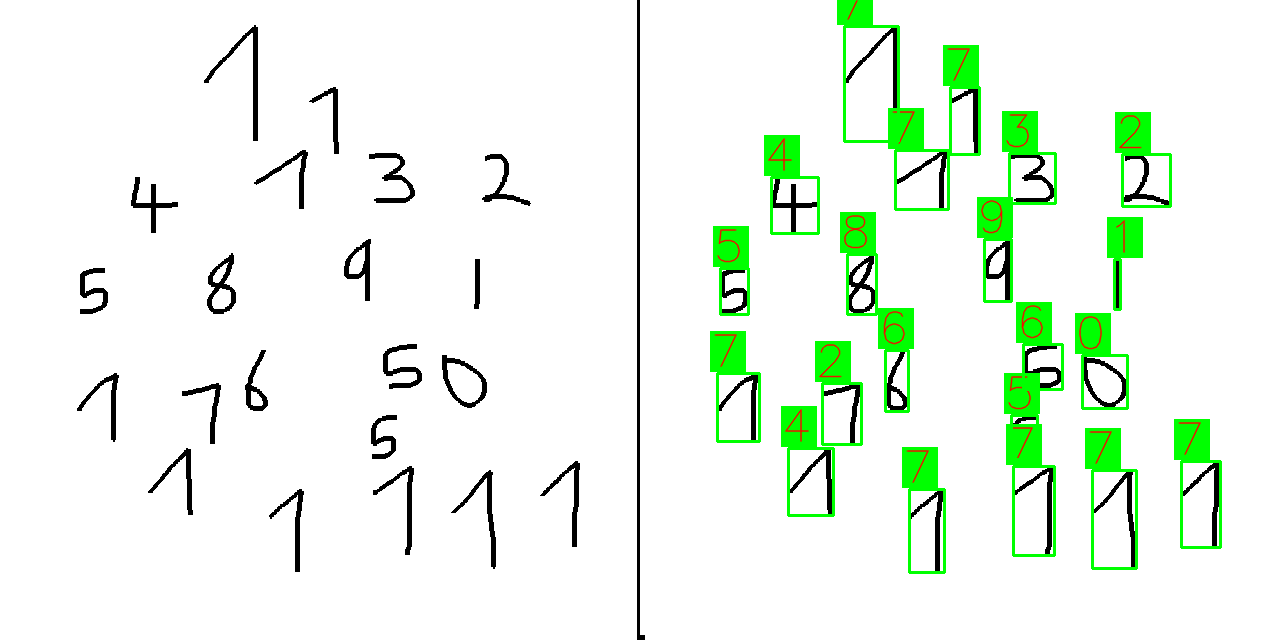
#> input picture handwritten_digits_recognition/images/both.png, 1280 x 640 px, given in place of the camera
$ python cam.py
#> lines starting #> are read from the running program, lines starting #| are printed output that depends on the picture; after the words box and inside, x2 and y2 are one past the last pixel; in counts of white or black regions, pixels touching at a corner belong together
import cv2
import math
import numpy as np

width = 1280
height = 720
fps = 30

cap = cv2.VideoCapture(0)
cap.set(cv2.CAP_PROP_FRAME_WIDTH, width)
cap.set(cv2.CAP_PROP_FRAME_HEIGHT, height)
cap.set(cv2.CAP_PROP_FPS, fps)

# refining each digit
def image_refiner(gray):
    org_size = 22
    img_size = 28
    rows,cols = gray.shape

    if rows > cols:
        factor = org_size/rows
        rows = org_size
        cols = int(round(cols*factor))
    else:
        factor = org_size/cols
        cols = org_size
        rows = int(round(rows*factor))
    gray = cv2.resize(gray, (cols, rows))

    #get padding
    colsPadding = (int(math.ceil((img_size-cols)/2.0)),int(math.floor((img_size-cols)/2.0)))
    rowsPadding = (int(math.ceil((img_size-rows)/2.0)),int(math.floor((img_size-rows)/2.0)))

    #apply apdding
    gray = np.lib.pad(gray,(rowsPadding,colsPadding),'constant')
    return gray

while True:
    ret, frame = cap.read()
#> frame is the input picture: shape (640, 1280, 3); mean B, G, R 234.3, 247, 234.9
    if not ret:
        break

    x1, y1 = int(width/2)-100, int(height/2)-100
    x2, y2 = int(width/2)+200, int(height/2)+200
    f2 = frame.copy()

    roi = f2[y1:y2, x1:x2]
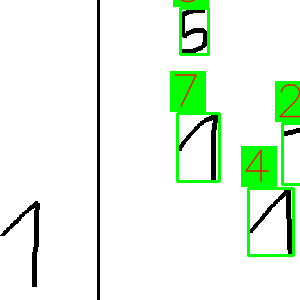
#> roi: shape (300, 300, 3); mean B, G, R 228.6, 245.5, 229.4

    gray = cv2.cvtColor(roi, cv2.COLOR_BGR2GRAY)
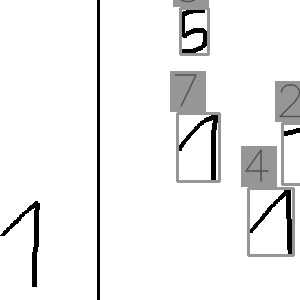
#> gray: shape (300, 300); min 0, max 255, mean 238.8
    blurred = cv2.GaussianBlur(gray, (5, 5), 0)
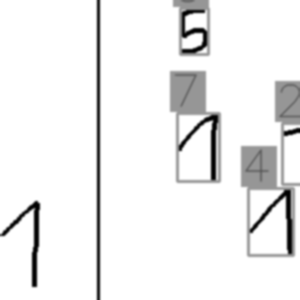
#> blurred: shape (300, 300); min 0, max 255, mean 238.8
    # [14 lines of commented-out code are left out]

    cv2.rectangle(frame, (x1, y1), (x2, y2), (0, 255, 0), 1)
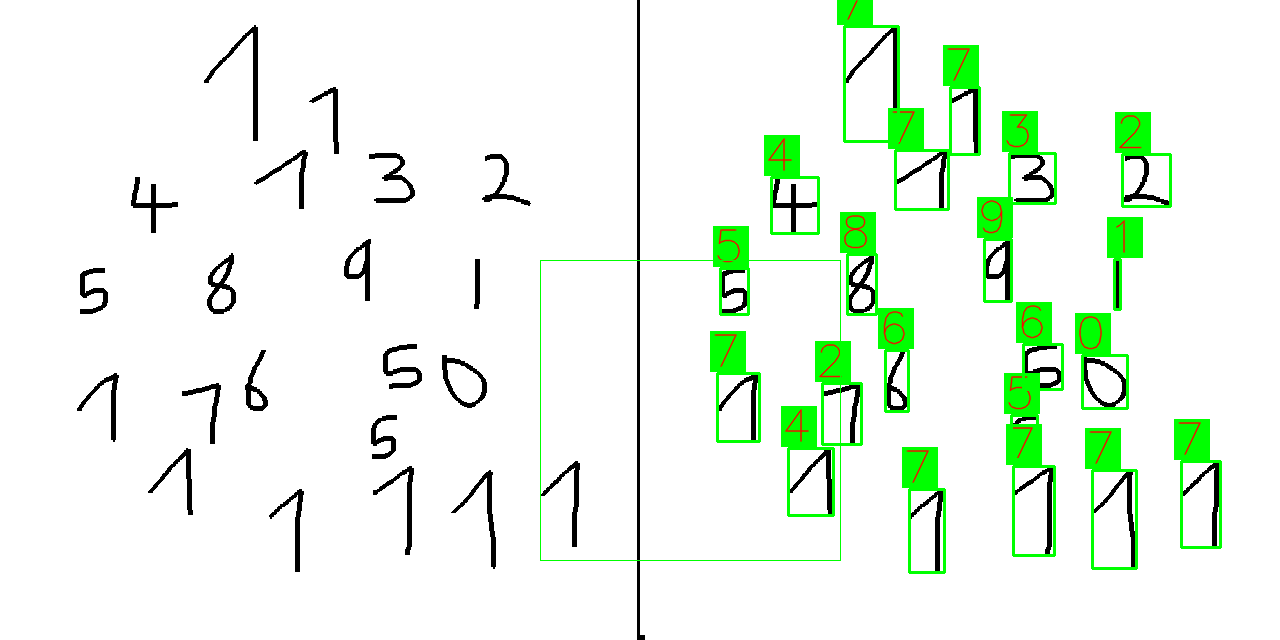
#> frame: shape (640, 1280, 3); 0.14% of pixels changed, all inside (x1, y1, x2, y2) = (540, 260, 841, 561)
    cv2.imshow('Digit Recognition', frame)
    roi2 = cv2.bitwise_not(blurred)
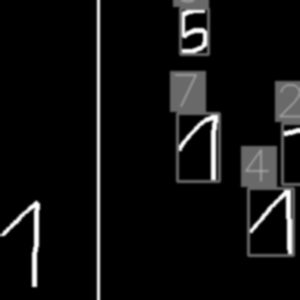
#> roi2: shape (300, 300); min 0, max 255, mean 16.2
    ri = image_refiner(roi2)
#> in image_refiner, `gray = np.lib.pad(gray,(rowsPadding,colsPadding),'constant')`:
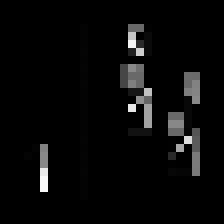
#> gray: shape (28, 28) (shown 8 times larger); min 0, max 248, mean 8.9
    ret, thresh =cv2.threshold(ri,100,255,cv2.THRESH_BINARY)
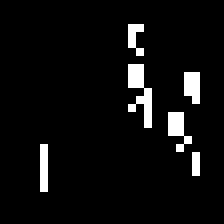
#> thresh: shape (28, 28) (shown 8 times larger); 5.4% white in thin lines or dots, all inside (x1, y1, x2, y2) = (5, 3, 25, 24)
    cv2.imshow('ROI Window', thresh)
    cv2.imshow('ROI Window1', ri)
    cv2.imshow('ROI Window2', roi2)

    if cv2.waitKey(1) & 0xff == ord('q'):
#> (key q is pressed here)
        break

cap.release()
cv2.destroyAllWindows()

$ run again, on handwritten_digits_recognition/images/drawing.png
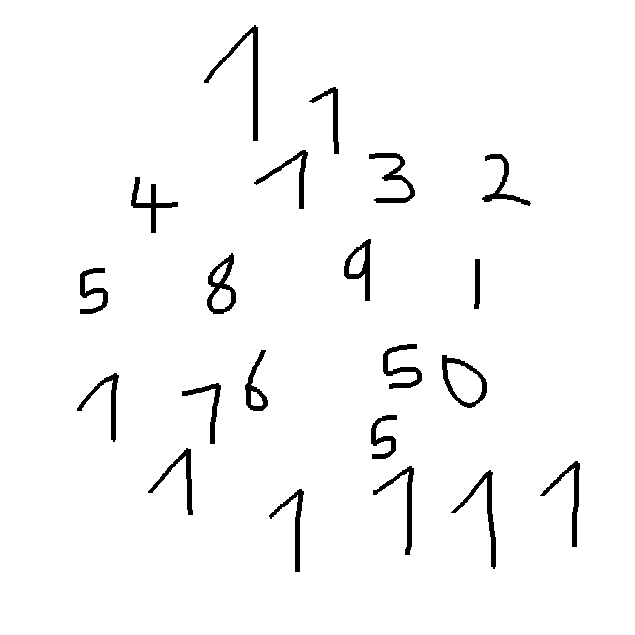
#> input picture handwritten_digits_recognition/images/drawing.png, 635 x 635 px, given in place of the camera
#> frame is the input picture: shape (635, 635, 3); 97.1% white; 21 black regions, largest, box (x1, y1, x2, y2) and area: (204, 25, 258, 141) 852, (451, 470, 496, 569) 685, (207, 253, 236, 314) 680
#> roi: shape (300, 95, 3); 97.9% white; 1 black region, box (x1, y1, x2, y2) and area: (0, 201, 40, 287) 606
#> frame: shape (635, 635, 3); 0.12% of pixels changed, all inside (x1, y1, x2, y2) = (540, 260, 635, 561)
#> `roi2 = cv2.bitwise_not(blurred)`:
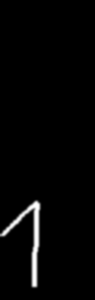
#> roi2: shape (300, 95); min 0, max 255, mean 5.4
#> `ret, thresh =cv2.threshold(ri,100,255,cv2.THRESH_BINARY)`:
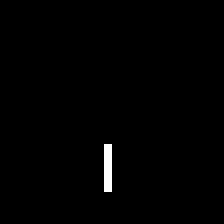
#> thresh: shape (28, 28) (shown 8 times larger); 0.77% white in thin lines or dots, all inside (x1, y1, x2, y2) = (13, 18, 14, 24)
